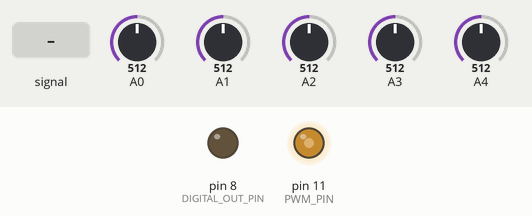
Recording of a sketch running on a simulated Arduino Uno, built with avr-gcc and run on an emulated ATmega328P. Shown: output pins drawn as LEDs (lit = HIGH). The test bench sets the inputs (shaded band); at power-on: A2 = 512, A1 = 512, A0 = 512, A3 = 512, A4 = 512.

Above: at 1.2 s.
1.3 s: A0 fed a 200 Hz sine of ±81 counts around its level
At 1.45 s:
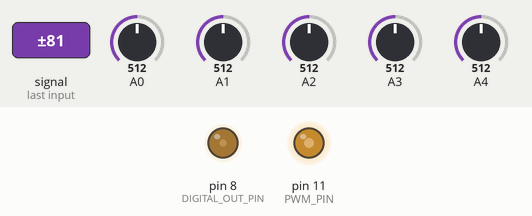
Timing chart, 0 to 3.9 s (numbered marks = the images above; inputs shaded):
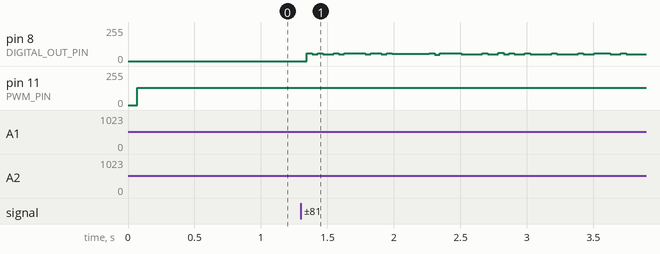

The sketch:

Grains-LoFi-MultiFX.ino
```cpp
// (licence header left out)
#include <avr/io.h>
#include <avr/interrupt.h>
#include <avr/pgmspace.h>

#define cbi(sfr, bit) (_SFR_BYTE(sfr) &= ~_BV(bit))       // Clearbit for Atmega8/"Arduino" registers
#define sbi(sfr, bit) (_SFR_BYTE(sfr) |= _BV(bit))        // Setbit for Atmega8/"Arduino" registers
#define PWM_PIN           11      // DAC (PWM actually) output for Grains is fix on pin 11
#define DIGITAL_OUT_PIN   8

class GrainsIO                // This is our main class to encapsulate any GRAINS related stuff, mainly I/O
{
  public:
    // vars altered by interrupt
    static bool div32;
    static bool div16;
    static volatile bool new_sample;
    static volatile byte audio_data;
    static volatile byte pot_cv;
    static volatile byte ibb;
    static volatile byte pot_selector;
    static volatile byte cv[4];

    // Main processing "callback" - this is were all user-code for this framework should go if possible.
    static void GrainsIO::process();

    static byte a_out;      // Analogue output has to go here
    static int d_out;       // Digital output has to go here
};
// --- Instanciate all static variables now, in fact we only use class-variables, this mainly is syntactic sugar to garantee encapsulation
bool GrainsIO::div32 = false;
bool GrainsIO::div16 = false;
volatile bool GrainsIO::new_sample = false;
volatile byte GrainsIO::audio_data = 0;
volatile byte GrainsIO::pot_cv = 0;  // MB 20200314
volatile byte GrainsIO::pot_selector = 0;
volatile byte GrainsIO::cv[4]={1,1,0,0};
byte GrainsIO::a_out = 0;
int GrainsIO::d_out = 0;

static GrainsIO gio;  // Instanciate our Grains-IO-class globally, so it can be accesse via class-members, interupt-funtions and the main Arduino-loop()
static GrainsIO* gp = &gio;    // All access to the class-variables above for convenience is done by this class-pointer

// *******************************************************************************************************
// *** use the variable-names defined below with your process() method!
#define in1_pot1    gp->cv[2]
#define in2_pot2    gp->cv[1]
#define in3         gp->cv[3]
#define pot3        gp->cv[0]
#define audio       gp->audio_data
#define analog_out  gp->a_out
#define digital_out gp->d_out             // Set to HIGH or LOW respectively!

// *** Change any code only here (if possible) to use AE Modular framework for your own GRAINS firmwares ***
static byte sine_table[512];              // We calculate a sine table only once on setput()
void generate_sine_table()
{
const float slice_step = 2*3.141592 /512; // Prepare 2*Pi to fill the 512 byte bufferarry
float step_val = 0;
float tone_of_step = 0;

  for(int i=0; i <= 511; i++)
  {                                       // with 50 periods sinewawe
    tone_of_step = 127*sin(step_val);     // fundamental tone
    sine_table[i] = 127+tone_of_step;     // write value into array, adding DC-offset
    step_val += slice_step;               // in the range of 0 to 2*Pi  and 1/512 increments
  }
}

byte phaseShifter(byte current_audio, byte pot_cv)
{
static byte phaser_memory[512];
static int phaser_idx1 = 0;
static int phaser_idx2 = 0;

  phaser_memory[phaser_idx1] = current_audio;
  byte phase_out = (current_audio+phaser_memory[phaser_idx2])/2;    // Generate phased signal now, ringmodulated signal alread got fed in
  phaser_idx1 = (phaser_idx1+1)&511;                                // calculete index for next round, limit to 0..511
  phaser_idx2 = (phaser_idx1-pot_cv/20)&511;                        // apply phasing by turning Knob 2 or sending an LFO to in2, limit to 0..511

  return(phase_out);
}

byte ringMod(int* counter, byte current_audio, byte pot_cv)
{
  return ((128-current_audio)*(sine_table[(*counter+=(pot_cv+1))&511]-128))/255 + 128; // Stip DC-offset from audio-in and Sine-table-entry, constrain index 0...511, adjust frequency of Sinus by Pot, multiply current bytes of sinus and audio-in, adjust to max byte-size and add DC-offset again
}

byte sineWave(int* counter, byte pot_cv)
{
  return sine_table[(*counter+=(pot_cv+1))&511] ; // Stip DC-offset from audio-in and Sine-table-entry, constrain index 0...511, adjust frequency of Sinus by Pot, get current byte from sinus, adjust to max byte-size and add DC-offset again
}

byte bitCrusher(byte current_audio, byte pot_cv)
{
byte shift_val = pot_cv*7/254;                                  // take in3 - for instance in3 may be modulated or fed by another pot giving 0-5V    analog_out = (((128-analog_out) >> shift_val) << shift_val)+128;  // variable bitcrushing

  return (((128-current_audio) >> shift_val) << shift_val)+128;
}

byte bitClip(byte current_audio, byte pot_cv)
{
byte shift_val = pot_cv*6/254;                                  // take in3 - for instance in3 may be modulated or fed by another pot giving 0-5V    analog_out = (((128-analog_out) >> shift_val) << shift_val)+128;  // variable bitcrushing

  return ((128-current_audio) << shift_val)+128;
}

byte waveFolder(byte current_audio)
{
  return (byte) (4.0*(((abs(0.25*(current_audio-128)+0.25 - round(0.25*(current_audio-128)+0.25))-0.25))+128)); // Formula found at https://www.desmos.com/calculator/ge2wvg2wgj
}

byte pitchShifter(byte current_audio, byte pot_cv)
{
static byte audio_save = 0;
static byte octave_count = 0;

  if(((++octave_count)%((pot_cv*23/255)+1)) == 0)               // Pitch down by giving back curent audio-byte every 2 to 24 times and repeating current audio otherwise
    audio_save = current_audio;

  return audio_save;
}

// === The process()-method will be called every time a new sample is read from analogue input, regardless if we use that data ===
void GrainsIO::process()                                  // Programming example: Grains LoFi-MultiFX
{
static int count = 0;                                     // We need a counter to access the SinusWave table that has been calculated on setup() already

  analog_out = audio;                                     // "Bypass": copy current input to output, so that it does not matter in which order we do the routing

  switch(pot3*4/255)                                      // Pot3 is a modeselector, to decide on routing, selection of effects and parameters/pots used
  {
    case 0:                                               // Audio->RingMod->PhaseShifter->BitCrusher
      analog_out = ringMod(&count, analog_out, in2_pot2);
      analog_out = phaseShifter(analog_out, in1_pot1);
      analog_out = bitCrusher(analog_out, in3);
      break;

    case 1:                                               // Audio->WaveFolder->RingMod->BitCrusher->PhaseShifter
      analog_out = waveFolder(analog_out);
      analog_out = ringMod(&count, analog_out, in2_pot2);
      analog_out = bitCrusher(analog_out, in3);
      analog_out = phaseShifter(analog_out, in1_pot1);
      break;

    case 2:                                               // Audio->PitchShift->BitClip->PhaseShifter
      analog_out = pitchShifter(analog_out, in2_pot2);
      analog_out = bitClip(analog_out, in3);
      analog_out = phaseShifter(analog_out, in1_pot1);
      break;

    case 3:                                               // SineWave->BitClip->PhaseShifter
      analog_out = sineWave(&count, in2_pot2);
      analog_out = bitClip(analog_out, in3);
      analog_out = phaseShifter(analog_out, in1_pot1);
      break;

    case 4:                                               // Audio->BitCrusher->PitchShifter->BitCrusher
      analog_out = bitCrusher(analog_out, in3);
      analog_out = pitchShifter(analog_out, in2_pot2);
      analog_out = bitCrusher(analog_out, in1_pot1);
      break;
  }
  analog_out > 128 ? digital_out=HIGH : digital_out=LOW;  // Generate a gate, depending on current threshhold of analoge amplitude
}
// *******************************************************************************************************


// Sets up pins and configures the samplerate and frequency of the PWM output
void setup()
{
  generate_sine_table();                  // We need this addon to the framework here for the sine / ringmod functionality

  Serial.begin(115200);
  pinMode(DIGITAL_OUT_PIN,OUTPUT);

  // set adc prescaler  to 64 for 19kHz sampling frequency
  cbi(ADCSRA, ADPS2);
  sbi(ADCSRA, ADPS1);
  sbi(ADCSRA, ADPS0);

  sbi(ADMUX,ADLAR);  // 8-Bit ADC in ADCH Register
  sbi(ADMUX,REFS0);  // VCC Reference
  cbi(ADMUX,REFS1);
  cbi(ADMUX,MUX0);   // Clear all Input Multiplexers
  cbi(ADMUX,MUX1);
  cbi(ADMUX,MUX2);
  cbi(ADMUX,MUX3);

  // Timer2 PWM Mode set to fast PWM
  cbi (TCCR2A, COM2A0);
  sbi (TCCR2A, COM2A1);
  sbi (TCCR2A, WGM20);
  sbi (TCCR2A, WGM21);
  cbi (TCCR2B, WGM22);

  // Timer2 Clock Prescaler to : 1
  sbi (TCCR2B, CS20);
  cbi (TCCR2B, CS21);
  cbi (TCCR2B, CS22);

  // Timer2 PWM Port Enable
  sbi(DDRB,3);                    // set digital pin 11 to output

  //cli();                         // disable interrupts to avoid distortion
  cbi (TIMSK0,TOIE0);              // disable Timer0 !!! delay is off now
  sbi (TIMSK2,TOIE2);              // enable Timer2 Interrupt

  sbi(ADMUX,MUX2);               // set multiplexer to channel 2 == Input 4 MB 20200314
}

void loop()
{
  while( !gp->new_sample )                    // wait for Sample Value from ADC, Cycle 15625 KHz = 64uSec
  { /* NOOP */ }                              // If next sample arrives, we have new CV-Data as well,...
  gp->process();                              // ... process it now ...
  OCR2A = gp->a_out;                          // ... and send it to DAC via PWM output (PIN 11)
  digitalWrite(DIGITAL_OUT_PIN, gp->d_out);   // Unused here - delete comment-marks if needed: Send out digital value HIGH or LOW, value as set (if any) by gp->process()
  gp->new_sample=false;                       // Inform interupt-processing that we are waiting for the next sample
}

//******************************************************************
// Timer2 Interrupt Service at 62.5 KHz
// here the audio and pot signal is sampled in a rate of:  16Mhz / 256 / 2 / 2 = 15625 Hz
// runtime : xxxx microseconds
ISR(TIMER2_OVF_vect)
{
  gp->div32 = !gp->div32;                      // divide timer2 frequency / 2 to 31.25kHz
  if(gp->div32)
  {
    gp->div16 = !gp->div16;     // sample channel 0-3 (CV) and 4 (audio) alternately so each channel is sampled with 15.6kHz
    if(gp->div16)               // Get CV-data now
    {
      gp->pot_cv=ADCH;               // Store CV data detected for main-loop (will be processed with next sample from audio-in)
      cbi(ADMUX,MUX0);               // Clear all CVs...
      cbi(ADMUX,MUX1);               // ...on input-multiplexer
      sbi(ADMUX,MUX2);               // set multiplexer to channel 4 for audio
    }
    else                             // Get audio-data in this round
    {
      gp->cv[gp->pot_selector] = gp->pot_cv;  // store CV-data selected in last round for main loop
      gp->audio_data=ADCH;                // get ADC channel 4
      cbi(ADMUX,MUX2);                    // disable analogue input on channel 4

      gp->pot_selector++;                // select next Pot or CV input
      if(gp->pot_selector > 3 )          // Round-robin one of 4 possible CVs/pots
        gp->pot_selector = 0;
      ADMUX |= gp->pot_selector;        // Set current CV or Pot selected for non-audio input (round-robin)

      gp->new_sample=true;              // We selected audio and CV data now in interupt to be processed in next main loop
    }
    sbi(ADCSRA,ADSC);                   // ADC start conversion once, will be reset by the Atmega8, we have to set it each round...
  }
}
```
